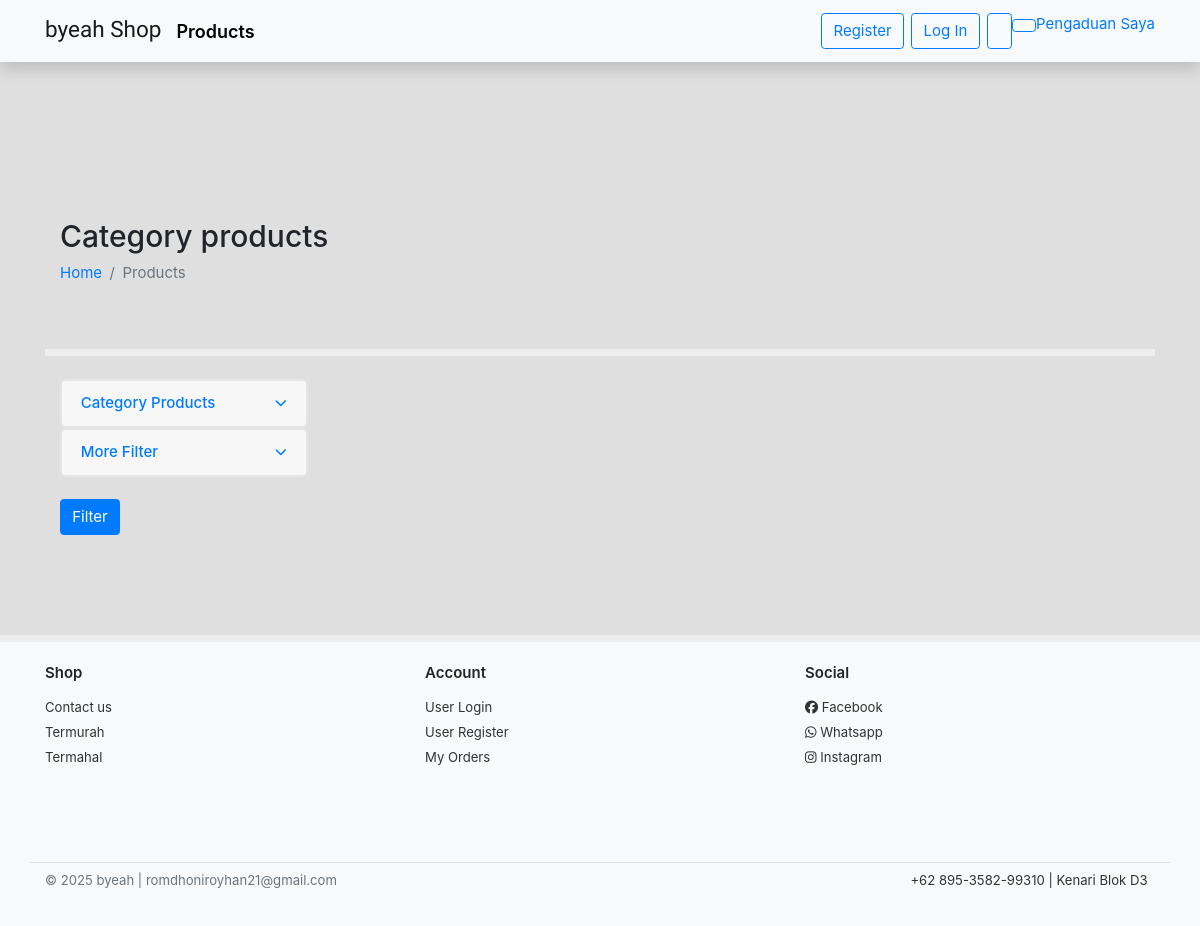
Before: /products/ with the older database file.
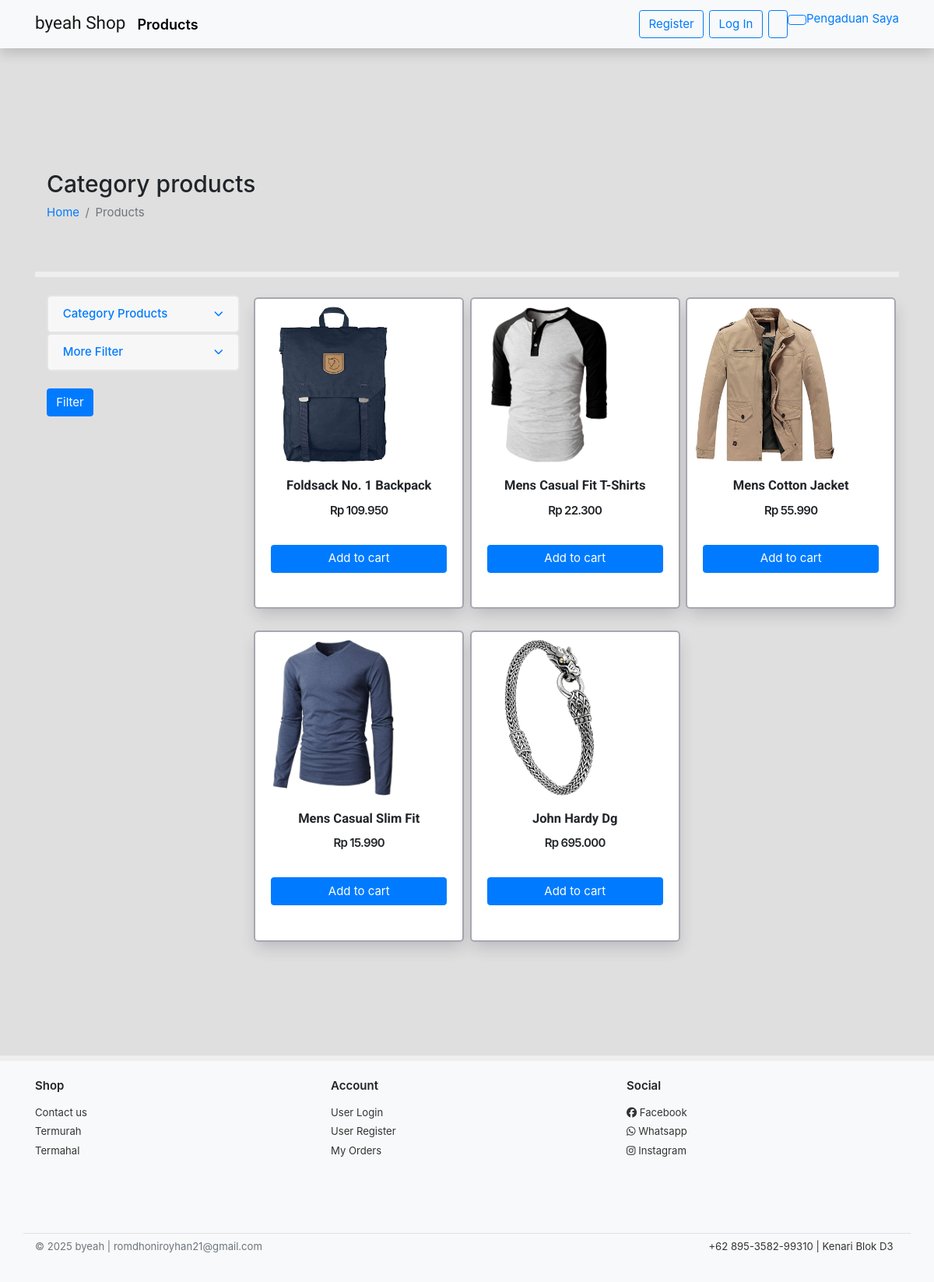
After: the same page with the newer database file.
### home/models.py (models this page shows, shortened)
class Product(models.Model):
    category = models.ForeignKey(Category, related_name='products', on_delete=models.CASCADE)
    name = models.CharField(max_length=255, unique=True)
    old_price = models.DecimalField(blank=True, null=True, max_digits=8, decimal_places=3)
    price = models.DecimalField(max_digits=8, decimal_places=3)
    description = models.TextField()
    upload_time = models.DateField(auto_now_add=True)
    stock = models.IntegerField(default=1)
    slug = models.SlugField(blank=True)
    @property
    def imageThumbnail(self):
        image = ProductImage.objects.filter(product=self).first()
        return image.imageURL if image else '/static/empty.png'

class ProductImage(models.Model):
    product = models.ForeignKey(Product, on_delete=models.CASCADE)
    image = models.ImageField(null=True, blank=False, upload_to='images/')
    def __str__(self):
        return self.product.name
    @property
    def imageURL(self):
        try:
            return self.image.url
        except:
            return '/static/empty.png'

### home/views.py (the view)
# urls.py: path('', HomeView.as_view(template_name='home/indexhome.html', paginate_by=4), name='index'),
class HomeView(ListView):
    models = Product
    category = Category.objects.all()
    queryset = models.objects.all()
    extra_context = {
        'categories' : category
    }
    def get_queryset(self):
        request = self.request.GET
        if len(request) != 0:
            if next(iter(request)) == 'category':
                self.queryset = Product.objects.filter(category_id=self.request.GET['category'])
        return super().get_queryset()
    def get_ordering(self):
        request = self.request.GET
        if len(request) != 0:
            for i in request:
                if i == 'more-filter':
                    ordering = [request["more-filter"]]
                    return ordering
    def get_context_data(self,*args,**kwargs):
        request = self.request
        context = super().get_context_data()
        self.kwargs.update(self.extra_context)
        kwargs = self.kwargs
        for product in context["product_list"]:
            product_images = ProductImage.objects.filter(product=product.pk)
            print(product_images)
        if len(request.GET) != 0:
            if next(iter(request.GET)) == 'category-id':
                context['active'] = Category.objects.get(id=request.GET['category-id'])
        context.update(cartData(self.request))
        if context['items'] != "0":
            context.update(mergeFunction(request,context['items']))
        return context

### home/models.py (called while the page is built)
    def __str__(self):
        return self.name

### home/utils.py (called while the page is built)
def cartData(request):
    if request.user.is_authenticated:
        customer = request.user
        try:
            order,created = Order.objects.get_or_create(user=customer, complete=False)
            print(order)
            items = order.orderitem_set.all()
        except:
            order = Order.objects.filter(user=customer, complete=False)
            print(order)
            items = []
    else:
        items = []
        order = {'get_cart_items':'0','get_cart_totals':'0'}
        items = order['get_cart_totals']
    return {'items':items, 'order':order}

### templates/home/producthome.html (shortened to what this page needs)
{% extends "base.html" %}
{% block content %}
    <section class="section-pagetop bg under-nav ">
        <div class="container">
            <h2 class="title-page">Category products</h2>
            <nav>
            <ol class="breadcrumb text-white">
                <li class="breadcrumb-item" aria-current="page"><a href="{% url 'homey:index' %}">Home</a></li>
                {% if active %}
                <li class="breadcrumb-item" aria-current="page"><a href="{% url 'homey:product' %}">Products</a></li>
                <li class="breadcrumb-item active" aria-current="page">{{active}}</li>
                {% else %}
                <li class="breadcrumb-item active" aria-current="page">Products</li>
                {% endif %}
            </ol>
            </nav>
        </div>
    </section>
    <section class="section-content padding-y">
    <div class="container">
    <div class="row">
        <aside class="col-md-3 mt-4">
            <form method="GET">
                <div class="card">
                    <article class="filter-group">
                        <div class="card-header d-flex flex-column">
                            <a href="#" data-toggle="collapse" data-target="#collapse_1" aria-expanded="false" class="">
                                <i class="icon-control fa fa-chevron-down"></i>
                                <h6 class="title">Category Products</h6>
                            </a>
                        </div>
                    </article>
                </div>
                <div class="card">
                    <article class="filter-group">
                        <div class="card-header d-flex flex-column">
                            <a href="#" data-toggle="collapse" data-target="#collapse_2" aria-expanded="false" class="">
                                <i class="icon-control fa fa-chevron-down"></i>
                                <h6 class="title">More Filter</h6>
                            </a>
                        </div>
                    </article>
                </div>
                <button type="submit" class="btn btn-primary mt-4">Filter</button>
            </form>
        </aside>
    <main class="col-md-9 mt-4">
    <div class="row">
        {% for product in product_list %}
            <div class="col-md-4 col-sm-6 col-6 p-1">
                <figure class="card card-product-grid" style="height: 400px;">
                    <div class="img-wrap img-product">
                        <a href="{% url 'homey:detail' product.slug %}"><img src="{{product.imageThumbnail}}"></a>
                    </div>
                    <figcaption class="info-wrap text-center ">
                        <div class="fix-height">
                            <a href="{% url 'homey:detail' product.slug %}" class="title title-product text-decoration-none">{{product.name}}</a>
                            <div class="price-wrap mt-2">
                                <span class="price price-product">Rp {{product.price}}</span>
                            </div>
                        </div>
                        {% if is_user %}
                            <button type="button" class="btn btn-block btn-primary mt-2" data-toggle="modal" data-target="#exampleModal">
                                Add To Cart
                            </button>
                        {% else %}
                            <a data-action='add' data-product='{{product.id}}' href="" class="btn btn-block btn-primary update-cart mt-2">Add to cart </a>
                        {% endif %}
                    </figcaption>
                </figure>
            </div>
        {% endfor %}
    </div>
    </main>
    </div>
    </div>
    </section>
{% endblock content %}

### templates/base.html (shortened to what this page needs)
{% load static %}
<!DOCTYPE html>
<html lang="en">
<head>
	{% include "snippets/styles.html" %}
	<link href='https://unpkg.com/boxicons@2.1.2/css/boxicons.min.css' rel='stylesheet'>
	<link rel="stylesheet" href="{% static 'ui.css' %}">
	<link rel="stylesheet" href="{% static 'style.css' %}">
</head>
<body>
<nav class="navbar shadow fixed-top navbar-expand-sm navbar-light bg-light">
  <div class="container">
    <h2>
      <a class="navbar-brand" style="font-size: 1.5rem;" href="{% url 'homey:index' %}">byeah Shop</a>
    </h2>
    <a href="{% url 'homey:product' %}" class="text-decoration-none mr-auto" style="color:black;font-size: 1.2rem;font-weight: 600;">Products</a>
    <div class="collapse navbar-collapse" id="navbarNavAltMarkup">
      <div class="navbar-nav ml-auto">
        {% if user.is_authenticated %}
          <a href="{% url 'homey:list_pengaduan_user' %}">Lihat Pengaduan</a>
          {% if user.groups.first.name == 'staff_pengaduan' %}
            <a href="{% url 'pengaduan_staff' %}" class="btn btn-warning my-2 my-sm-0 mr-2">Kelola Pengaduan</a>
          {% else %}
           <a href="{% url 'homey:list_pengaduan_user' %}" class="btn btn-outline-secondary my-2 my-sm-0 mr-2">Pengaduan Saya</a>
          {% endif %}
        {% else %}
          <a href="{% url 'register' %}" class="btn btn-outline-primary my-2 my-sm-0 mr-2">Register</a>
          <a href="{% url 'login' %}" class="btn btn-outline-primary my-2 my-sm-0 mr-2">Log In</a>
        {% endif %}
        <a href="{% url 'homey:cart' %}" class="btn btn-outline-primary my-2 my-sm-0">
		  <li><a href="{% url 'homey:list_pengaduan_user' %}">Pengaduan Saya</a></li>
        </a>
      </div>
    </div>
  </div>
</nav>
<main class="container mt-5 pt-5">
	{% block content %}
	{% endblock content %}
</main>
<footer class="section-footer section-content mt-5">
	<div class="container">
		<section class="footer-top padding-y">
			<div class="row">
				<aside class="col-md col-6 mt-2">
					<h6 class="title">Shop</h6>
					<ul class="list-unstyled">
						<li><a href="https://api.whatsapp.com/send?phone=62895358299310">Contact us</a></li>
						<li><a href="{% url 'homey:product' %}?more-filter=price">Termurah</a></li>
						<li><a href="{% url 'homey:product' %}?more-filter=-price">Termahal</a></li>
					</ul>
				</aside>
				<aside class="col-md col-6 mt-2">
					<h6 class="title">Account</h6>
					<ul class="list-unstyled">
						<li><a href="{% url 'login' %}">User Login</a></li>
						<li><a href="{% url 'register' %}">User Register</a></li>
						<li><a href="{% url 'homey:cart' %}">My Orders</a></li>
					</ul>
				</aside>
				<aside class="col-md mt-2">
					<h6 class="title">Social</h6>
					<ul class="list-unstyled">
						<li><a href="#"><i class="fab fa-facebook"></i> Facebook</a></li>
						<li><a href="#"><i class="fab fa-whatsapp"></i> Whatsapp</a></li>
						<li><a href="#"><i class="fab fa-instagram"></i> Instagram</a></li>
					</ul>
				</aside>
			</div>
		</section>
		<section class="footer-bottom border-top row mt-2 pt-2">
			<div class="col-md-6">
				<p class="text-muted">&copy; 2025 byeah | romdhoniroyhan21@gmail.com</p>
			</div>
			<div class="col-md-6 text-md-right">
				<span class="px-2">+62 895-3582-99310 | Kenari Blok D3</span>
			</div>
		</section>
	</div>
</footer>
</body>
</html>

### templates/snippets/styles.html (shortened to what this page needs)
<link rel="stylesheet" href="https://cdn.jsdelivr.net/npm/bootstrap@4.5.3/dist/css/bootstrap.min.css">

### static/ui.css (style rules this page uses)
html { font-family: "Inter", sans-serif; font-size: 15px; }
.img-wrap { text-align: center; display: block; }
.img-wrap img { max-width: 100%; }
.price-wrap { letter-spacing: -0.7px; }
.padding-y { padding-bottom: 40px; }
figure { margin-bottom: 0; }
article:after, .form-group:after { display: block; clear: both; content: ""; }
.bg { background-color: #f8f9fa; }
.title-page { color: #212529; }
p:last-child { margin-bottom: 0; }
.section-footer ul li { margin-bottom: 5px; }
.section-footer ul a { color: inherit; }
.section-footer .title { font-weight: 600; margin-bottom: 16px; color: #212529; }
.footer-bottom { padding-top: 20px; padding-bottom: 20px; }
[class*=list-] li:after { visibility: hidden; display: block; content: ""; overflow: hidden; height: 0; clear: both; }
[class*=card-product] a.title { color: #212529; display: block; }
[class*=card-product] .img-wrap { overflow: hidden; position: relative; }
[class*=card-product] .img-wrap img { height: 100%; max-width: 100%; width: auto; display: inline-block; -o-object-fit: cover; object-fit: cover; }
.card-product-grid { margin-bottom: 20px; }
.card-product-grid .img-wrap { border-radius: 0.2rem 0.2rem 0 0; height: 220px; }
.card-product-grid .info-wrap { overflow: hidden; padding: 18px 20px; }
.card-product-grid .fix-height { height: 80px; overflow: hidden; }
.card .img-wrap { overflow: hidden; }
.price { font-weight: 600; color: #212529; }
.icon-control { margin-top: 5px; float: right; font-size: 80%; }
.card-header .title { margin-bottom: 0; line-height: 1.5; }
.filter-group { border-bottom: 1px solid #e4e4e4; }
.filter-group .card-header { border-bottom: 0; }
.filter-group:last-child { border-bottom: 0; }
.section-pagetop { padding: 45px 0; }

### static/style.css (style rules this page uses)
body { background-color: rgba(168, 166, 166,.35); }
.bg { background-color: rgba(0, 0, 0,0); }
.under-nav { margin-top: 83px!important; }
.section-pagetop { padding: 45px 0; }
img { border-image-slice: all; }
.card { position: relative; display: flex; flex-direction: column; min-width: 0; word-wrap: break-word; background-color: #fff; background-clip: border-box; border: 2px solid rgba(0, 0, 0, 0.1); border-radius: 0.37rem; }
.breadcrumb { display: flex; flex-wrap: wrap; padding: 0 0; margin-bottom: 0; list-style: none; background-color: rgb(0, 0, 0,0)!important; border-radius: 0.37rem; }
.section-content { margin-top: 20px!important; border-top: 7px solid #eee; }
.padding-y { margin-bottom: 40px; }
.card-product-grid .img-wrap { border-radius: 0.2rem 0.2rem 0 0; height: 220px; }
.img-wrap { text-align: center; display: block; }
[class*=card-product] .img-wrap img { height: 100%; max-width: 100%; width: auto; display: inline-block; object-fit: cover; }
*, *::before, *::after { box-sizing: border-box; }
.card-product-grid { border: 2px solid rgba(34, 35, 59, 0.4); box-shadow: 1px 10px 20px -3px rgba(34, 35, 59, 0.2); }
.card-product-grid .info-wrap { overflow: hidden; padding: 18px 20px; }
[class*=card-product] a.title { color: #212529; display: block; }
.img-product { margin-top:10px; max-width: 200px; max-height: 200px; }

### templates/base.html (style rules this page uses)
body { display: flex; flex-direction: column; min-height: 100vh; }
main { flex: 1; }
.navbar-brand { font-family: 'Viga', sans-serif; }
footer { font-size: 0.875rem; padding: 1rem 0.5rem; background-color: #f8f9fa; color: #333; }

### templates/home/producthome.html (style rules this page uses)
.title-product { font-size:1.1rem; font-weight: 700; color: black; font-family: 'Roboto', sans-serif; }
.price-product { font-size: 1rem; font-weight: 600; }

Changed rows visible on the page:
added Product: imageThumbnail (picture), name "Foldsack No. 1 Backpack", price "109.950"
added Product: imageThumbnail (picture), name "Mens Casual Fit T-Shirts", price "22.300"
added Product: imageThumbnail (picture), name "Mens Cotton Jacket", price "55.990"
added Product: imageThumbnail (picture), name "Mens Casual Slim Fit", price "15.990"
added Product: imageThumbnail (picture), name "John Hardy Dg", price "695.000"
